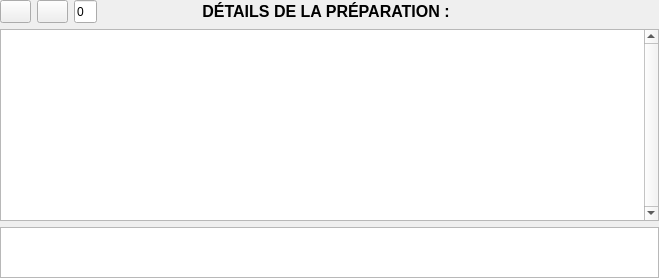
                  <widget class="QWidget" name="wgPrep" native="true">
                   <property name="minimumSize">
                    <size>
                     <width>644</width>
                     <height>241</height>
                    </size>
                   </property>
                   <layout class="QHBoxLayout" name="horizontalLayout_4">
                    <property name="leftMargin">
                     <number>0</number>
                    </property>
                    <property name="topMargin">
                     <number>0</number>
                    </property>
                    <property name="rightMargin">
                     <number>0</number>
                    </property>
                    <property name="bottomMargin">
                     <number>0</number>
                    </property>
                    <item>
                     <layout class="QVBoxLayout" name="verticalLayout_2">
                      <item>
                       <layout class="QHBoxLayout" name="horizontalLayout_3">
                        <item>
                         <widget class="QPushButton" name="prepListMoins">
                          <property name="minimumSize">
                           <size>
                            <width>31</width>
                            <height>23</height>
                           </size>
                          </property>
                          <property name="maximumSize">
                           <size>
                            <width>31</width>
                            <height>23</height>
                           </size>
                          </property>
                          <property name="text">
                           <string/>
                          </property>
                          <property name="icon">
                           <iconset resource="../Ressources.qrc">
                            <normaloff>:/images/format-indent-less.png</normaloff>:/images/format-indent-less.png</iconset>
                          </property>
                          <property name="iconSize">
                           <size>
                            <width>20</width>
                            <height>20</height>
                           </size>
                          </property>
                         </widget>
                        </item>
                        <item>
                         <widget class="QPushButton" name="prepListPlus">
                          <property name="minimumSize">
                           <size>
                            <width>31</width>
                            <height>23</height>
                           </size>
                          </property>
                          <property name="maximumSize">
                           <size>
                            <width>31</width>
                            <height>23</height>
                           </size>
                          </property>
                          <property name="text">
                           <string/>
                          </property>
                          <property name="icon">
                           <iconset resource="../Ressources.qrc">
                            <normaloff>:/images/format-indent-more.png</normaloff>:/images/format-indent-more.png</iconset>
                          </property>
                          <property name="iconSize">
                           <size>
                            <width>20</width>
                            <height>20</height>
                           </size>
                          </property>
                         </widget>
                        </item>
                        <item>
                         <widget class="QLineEdit" name="prepListShow">
                          <property name="minimumSize">
                           <size>
                            <width>23</width>
                            <height>23</height>
                           </size>
                          </property>
                          <property name="maximumSize">
                           <size>
                            <width>23</width>
                            <height>23</height>
                           </size>
                          </property>
                          <property name="text">
                           <string notr="true">0</string>
                          </property>
                         </widget>
                        </item>
                        <item>
                         <widget class="QLabel" name="label_20">
                          <property name="minimumSize">
                           <size>
                            <width>446</width>
                            <height>23</height>
                           </size>
                          </property>
                          <property name="maximumSize">
                           <size>
                            <width>16777215</width>
                            <height>23</height>
                           </size>
                          </property>
                          <property name="font">
                           <font>
                            <pointsize>12</pointsize>
                           </font>
                          </property>
                          <property name="text">
                           <string>&lt;html&gt;&lt;head/&gt;&lt;body&gt;&lt;p align=&quot;center&quot;&gt;&lt;span style=&quot; font-weight:600;&quot;&gt;DÉTAILS DE LA PRÉPARATION :&lt;/span&gt;&lt;/p&gt;&lt;/body&gt;&lt;/html&gt;</string>
                          </property>
                         </widget>
                        </item>
                        <item>
                         <spacer name="horizontalSpacer_2">
                          <property name="orientation">
                           <enum>Qt::Horizontal</enum>
                          </property>
                          <property name="sizeType">
                           <enum>QSizePolicy::Fixed</enum>
                          </property>
                          <property name="sizeHint" stdset="0">
                           <size>
                            <width>110</width>
                            <height>23</height>
                           </size>
                          </property>
                         </spacer>
                        </item>
                       </layout>
                      </item>
                      <item>
                       <widget class="QListView" name="listPrep">
                        <property name="minimumSize">
                         <size>
                          <width>644</width>
                          <height>156</height>
                         </size>
                        </property>
                        <property name="contextMenuPolicy">
                         <enum>Qt::CustomContextMenu</enum>
                        </property>
                        <property name="verticalScrollBarPolicy">
                         <enum>Qt::ScrollBarAlwaysOn</enum>
                        </property>
                        <property name="selectionMode">
                         <enum>QAbstractItemView::ExtendedSelection</enum>
                        </property>
                       </widget>
                      </item>
                      <item>
                       <widget class="MyPlainTextEdit" name="editPrep">
                        <property name="minimumSize">
                         <size>
                          <width>644</width>
                          <height>51</height>
                         </size>
                        </property>
                        <property name="maximumSize">
                         <size>
                          <width>16777215</width>
                          <height>51</height>
                         </size>
                        </property>
                        <property name="contextMenuPolicy">
                         <enum>Qt::CustomContextMenu</enum>
                        </property>
                       </widget>
                      </item>
                     </layout>
                    </item>
                   </layout>
                  </widget>
